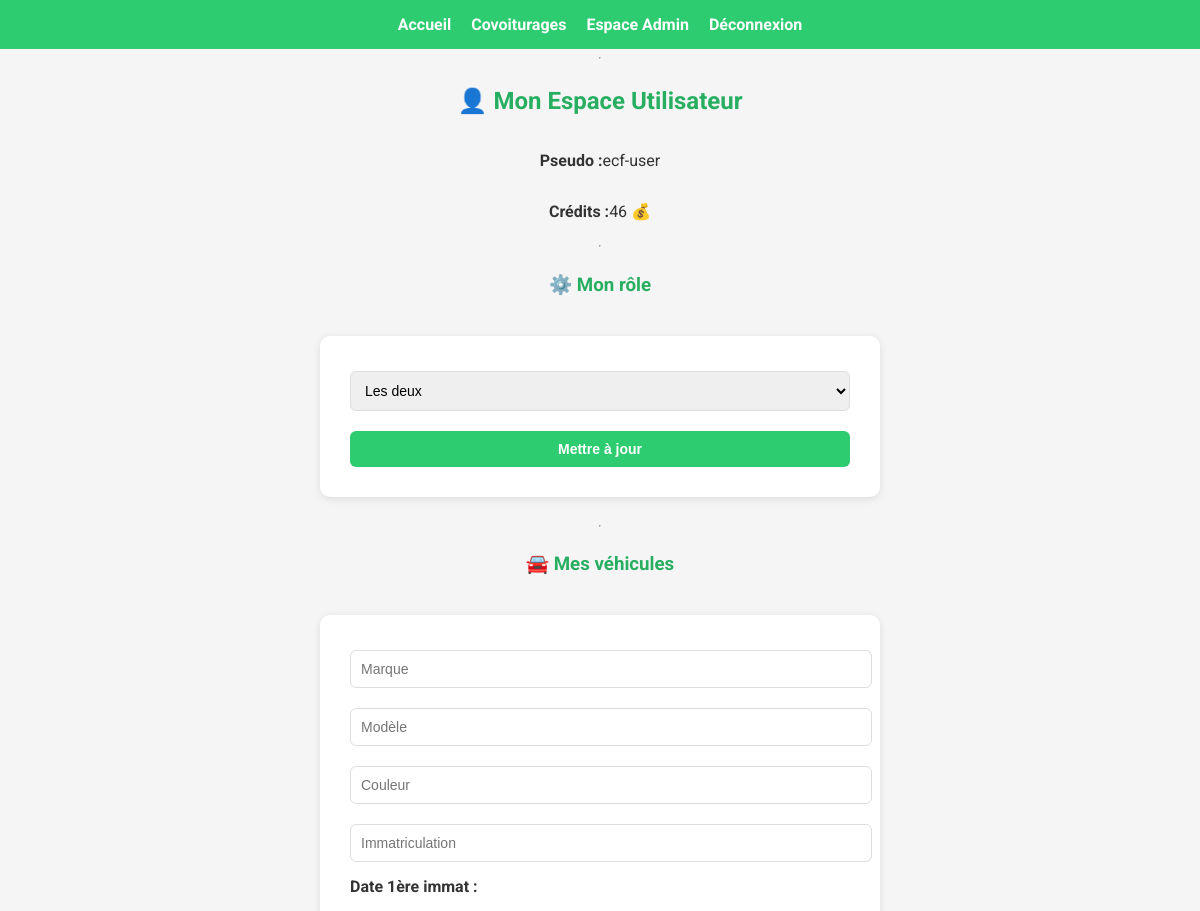
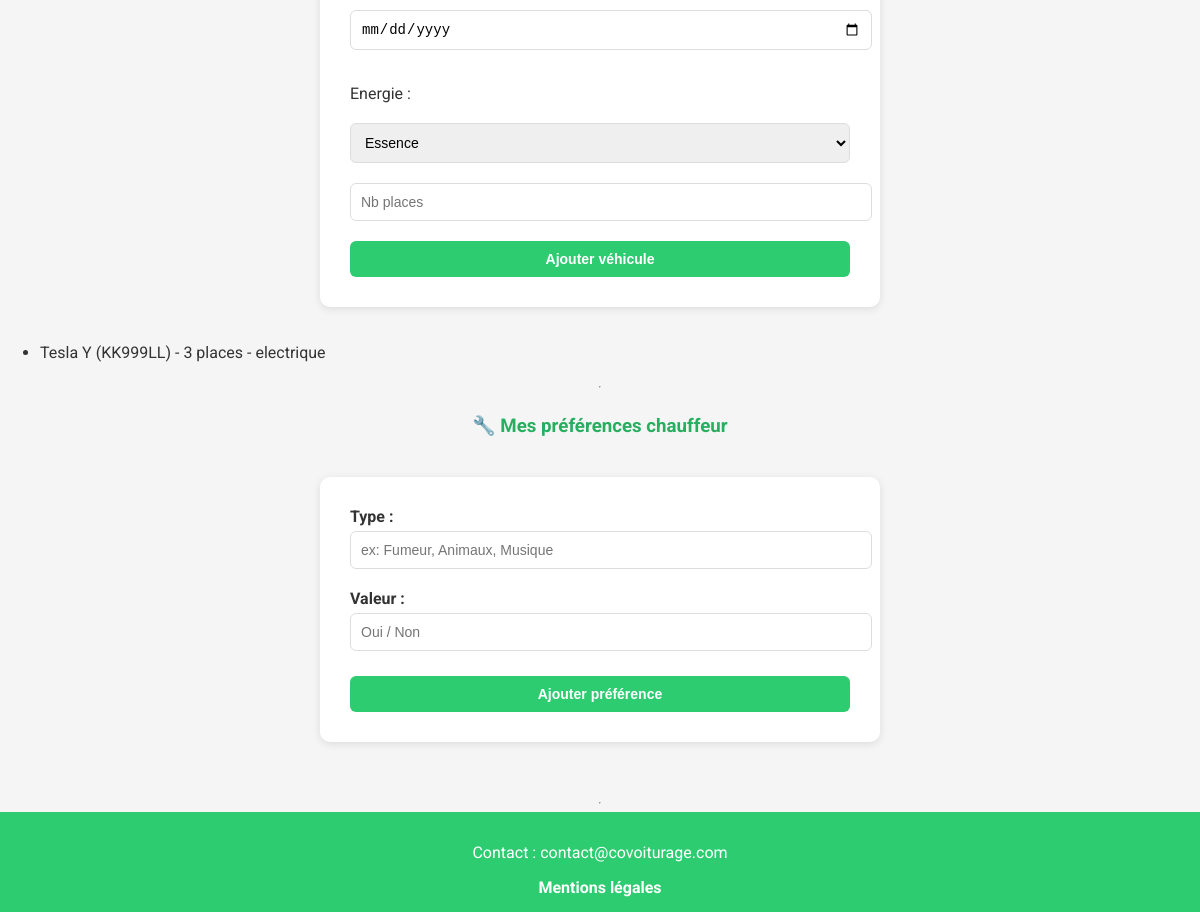
Page /dashboard.php (signed in) on the committed database (2 pictures, top to bottom).
### tables this page shows
CREATE TABLE `users` (
  `id` int NOT NULL,
  `pseudo` varchar(50) NOT NULL,
  `email` varchar(100) NOT NULL,
  `password` varchar(255) NOT NULL,
  `credits` int DEFAULT '20',
  `role` enum('utilisateur','employe','admin') DEFAULT 'utilisateur',
  `created_at` timestamp NULL DEFAULT CURRENT_TIMESTAMP,
  `type_role` enum('passager','chauffeur','les deux') DEFAULT 'passager',
  `suspendu` tinyint(1) DEFAULT '0'
);

CREATE TABLE `vehicles` (
  `id` int NOT NULL,
  `user_id` int NOT NULL,
  `marque` varchar(50) NOT NULL,
  `modele` varchar(50) NOT NULL,
  `couleur` varchar(30) DEFAULT NULL,
  `immatriculation` varchar(20) NOT NULL,
  `date_immatriculation` date NOT NULL,
  `energie` enum('essence','diesel','hybride','electrique') NOT NULL,
  `places_disponibles` int NOT NULL
);

### dashboard.php (the view, shortened to what this page needs)
<?php
include("config/db.php");
include("header.php");
$user_id = $_SESSION['user_id'];
$sql = "SELECT pseudo, credits, type_role FROM users WHERE id = ?";
$stmt = $conn->prepare($sql);
$stmt->bind_param("i", $user_id);
$stmt->execute();
$user = $stmt->get_result()->fetch_assoc();
$sql = "SELECT * FROM vehicles WHERE user_id = ?";
$stmt = $conn->prepare($sql);
$stmt->bind_param("i", $user_id);
$stmt->execute();
$vehicles = $stmt->get_result();
?>
<h2>👤 Mon Espace Utilisateur</h2>
<p><b>Pseudo :</b> <?= $user['pseudo'] ?></p>
<p><b>Crédits :</b> <?= $user['credits'] ?> 💰</p>
<hr>
<h3>⚙️ Mon rôle</h3>
<form method="post">
    <select name="type_role" required>
        <option value="les deux" <?= ($user['type_role']=="les deux"?"selected":"") ?>>Les deux</option>
    </select>
    <button type="submit" name="update_role">Mettre à jour</button>
</form>
<hr>
<h3>🚘 Mes véhicules</h3>
<form method="post">
    <input type="text" name="marque" placeholder="Marque" required>
    <input type="text" name="modele" placeholder="Modèle" required>
    <input type="text" name="couleur" placeholder="Couleur">
    <input type="text" name="immatriculation" placeholder="Immatriculation" required>
    <label>Date 1ère immat :</label><input type="date" name="date_immat" required><br>
    Energie :
    <select name="energie" required>
        <option value="essence">Essence</option>
    </select>
    <input type="number" name="places" placeholder="Nb places" required>
    <button type="submit" name="add_vehicle">Ajouter véhicule</button>
</form>
<ul>
    <?php while ($v = $vehicles->fetch_assoc()) { ?>
        <li><?= $v['marque']." ".$v['modele']." (".$v['immatriculation'].") - ".$v['places_disponibles']." places - ".$v['energie'] ?></li>
    <?php } ?>
</ul>
<hr>
<h3>🔧 Mes préférences chauffeur</h3>
<form method="post">
    <label>Type : <input type="text" name="type_pref" placeholder="ex: Fumeur, Animaux, Musique" required></label>
    <label>Valeur : <input type="text" name="valeur" placeholder="Oui / Non" required></label>
    <button type="submit" name="add_pref">Ajouter préférence</button>
</form>
<?php include("footer.php"); ?>

### css/style.css (style rules this page uses)
html, body { font-family: "Roboto", Arial, sans-serif; background: #f5f5f5; margin: 0; padding: 0; color: #333; height: 100%; display: flex; flex-direction: column; }
h1, h2, h3 { color: #27ae60; text-align: center; margin-bottom: 20px; }
form { width: 90%; max-width: 500px; background: white; padding: 30px; border-radius: 10px; box-shadow: 0 2px 8px rgba(0,0,0,0.1); margin: 20px auto; display: flex; flex-direction: column; gap: 15px; }
form label { font-weight: bold; margin-bottom: 5px; }
input, select, textarea, button { width: 100%; padding: 10px; margin-top: 5px; border: 1px solid #ddd; border-radius: 6px; font-size: 14px; }
button { background: #2ecc71; color: white; font-weight: bold; border: none; cursor: pointer; transition: 0.3s; }
p { display: flex; justify-content: center; }

### rows in the picture
users: pseudo "ecf-user", credits "46", type_role "Les deux"
vehicles: marque "Tesla", modele "Y", immatriculation "KK999LL", places_disponibles "3", energie "electrique"
